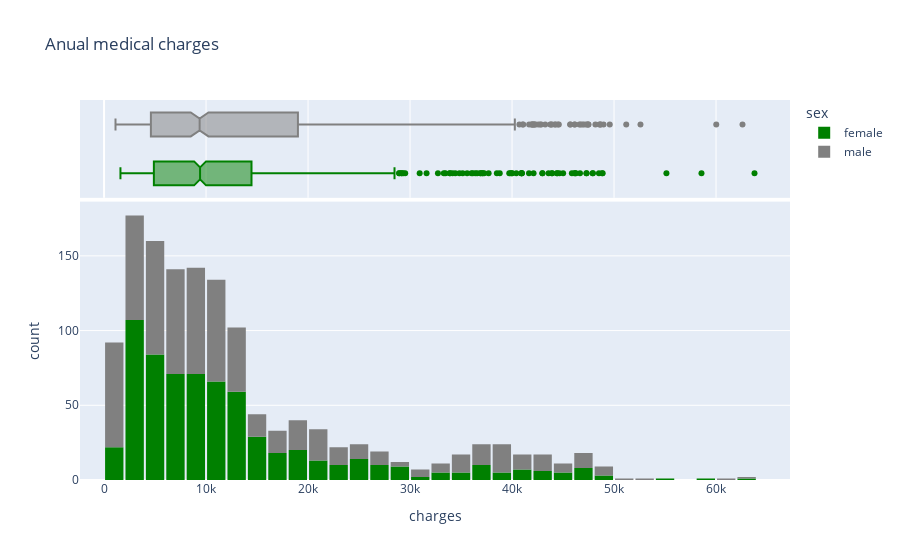

This figure's notebook cell:
### Code cell
fig = px.histogram(df,
                   x='charges',
                   marginal='box',
                   color='sex',
                   color_discrete_sequence=['green','gray'],
                   title='Anual medical charges')
fig.update_layout(bargap=0.1)
fig.show()

### Figure 1 — Plotly figure (JSON) as saved in the notebook; plotly's stock layout.template omitted (floating-point values rounded to 4 significant figures; data arrays with more than 128 entries replaced by an {"elided": "..."} marker saying what was removed)
{"data": [{"alignmentgroup": "True", "bingroup": "x", "hovertemplate": "sex=female<br>charges=%{x}<br>count=%{y}<extra></extra>", "legendgroup": "female", "marker": {"color": "green", "pattern": {"shape": ""}}, "name": "female", "offsetgroup": "female", "orientation": "v", "showlegend": true, "type": "histogram", "x": {"elided": "662 float values"}, "xaxis": "x", "yaxis": "y"}, {"alignmentgroup": "True", "hovertemplate": "sex=female<br>charges=%{x}<extra></extra>", "legendgroup": "female", "marker": {"color": "green"}, "name": "female", "notched": true, "offsetgroup": "female", "showlegend": false, "type": "box", "x": {"elided": "662 float values"}, "xaxis": "x2", "yaxis": "y2"}, {"alignmentgroup": "True", "bingroup": "x", "hovertemplate": "sex=male<br>charges=%{x}<br>count=%{y}<extra></extra>", "legendgroup": "male", "marker": {"color": "gray", "pattern": {"shape": ""}}, "name": "male", "offsetgroup": "male", "orientation": "v", "showlegend": true, "type": "histogram", "x": {"elided": "676 float values"}, "xaxis": "x", "yaxis": "y"}, {"alignmentgroup": "True", "hovertemplate": "sex=male<br>charges=%{x}<extra></extra>", "legendgroup": "male", "marker": {"color": "gray"}, "name": "male", "notched": true, "offsetgroup": "male", "showlegend": false, "type": "box", "x": {"elided": "676 float values"}, "xaxis": "x2", "yaxis": "y2"}], "layout": {"bargap": 0.1, "barmode": "relative", "legend": {"title": {"text": "sex"}, "tracegroupgap": 0}, "title": {"text": "Anual medical charges"}, "xaxis": {"anchor": "y", "domain": [0, 1], "title": {"text": "charges"}}, "xaxis2": {"anchor": "y2", "domain": [0, 1], "matches": "x", "showgrid": true, "showticklabels": false}, "yaxis": {"anchor": "x", "domain": [0, 0.7326], "title": {"text": "count"}}, "yaxis2": {"anchor": "x2", "domain": [0.7426, 1], "matches": "y2", "showgrid": false, "showline": false, "showticklabels": false, "ticks": ""}}}
